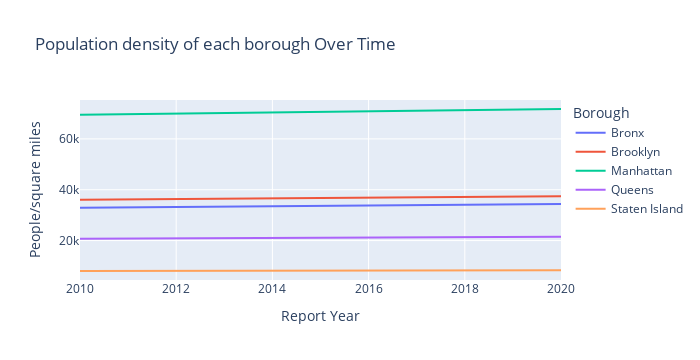

The notebook cell saved with this chart:
### Code cell
# Population density of each borough over time
fig = px.line(
        density_clean,
        x="Report Year",
        y="Density",
        color='Borough',
        title='Population density of each borough Over Time',
)

fig.update_yaxes(title_text='People/square miles')
fig.update_layout(width=700)
fig.show()

### Figure 1 — Plotly figure (JSON) as saved in the notebook; plotly's stock layout.template omitted (floating-point values rounded to 4 significant figures)
{"data": [{"hovertemplate": "Borough=Bronx<br>Report Year=%{x}<br>Density=%{y}<extra></extra>", "legendgroup": "Bronx", "line": {"color": "#636efa", "dash": "solid"}, "marker": {"symbol": "circle"}, "mode": "lines", "name": "Bronx", "orientation": "v", "showlegend": true, "type": "scatter", "x": [2010, 2020], "xaxis": "x", "y": [32900.0, 34370.0], "yaxis": "y"}, {"hovertemplate": "Borough=Brooklyn<br>Report Year=%{x}<br>Density=%{y}<extra></extra>", "legendgroup": "Brooklyn", "line": {"color": "#EF553B", "dash": "solid"}, "marker": {"symbol": "circle"}, "mode": "lines", "name": "Brooklyn", "orientation": "v", "showlegend": true, "type": "scatter", "x": [2010, 2020], "xaxis": "x", "y": [36050.0, 37400.0], "yaxis": "y"}, {"hovertemplate": "Borough=Manhattan<br>Report Year=%{x}<br>Density=%{y}<extra></extra>", "legendgroup": "Manhattan", "line": {"color": "#00cc96", "dash": "solid"}, "marker": {"symbol": "circle"}, "mode": "lines", "name": "Manhattan", "orientation": "v", "showlegend": true, "type": "scatter", "x": [2010, 2020], "xaxis": "x", "y": [69460.0, 71760.0], "yaxis": "y"}, {"hovertemplate": "Borough=Queens<br>Report Year=%{x}<br>Density=%{y}<extra></extra>", "legendgroup": "Queens", "line": {"color": "#ab63fa", "dash": "solid"}, "marker": {"symbol": "circle"}, "mode": "lines", "name": "Queens", "orientation": "v", "showlegend": true, "type": "scatter", "x": [2010, 2020], "xaxis": "x", "y": [20730.0, 21470.0], "yaxis": "y"}, {"hovertemplate": "Borough=Staten Island<br>Report Year=%{x}<br>Density=%{y}<extra></extra>", "legendgroup": "Staten Island", "line": {"color": "#FFA15A", "dash": "solid"}, "marker": {"symbol": "circle"}, "mode": "lines", "name": "Staten Island", "orientation": "v", "showlegend": true, "type": "scatter", "x": [2010, 2020], "xaxis": "x", "y": [8030.0, 8346.0], "yaxis": "y"}], "layout": {"height": 360, "legend": {"title": {"text": "Borough"}, "tracegroupgap": 0}, "title": {"text": "Population density of each borough Over Time"}, "width": 700, "xaxis": {"anchor": "y", "autorange": true, "domain": [0, 1], "range": [2010, 2020], "title": {"text": "Report Year"}, "type": "linear"}, "yaxis": {"anchor": "x", "autorange": true, "domain": [0, 1], "range": [4490.0, 75300.0], "title": {"text": "People/square miles"}, "type": "linear"}}}
